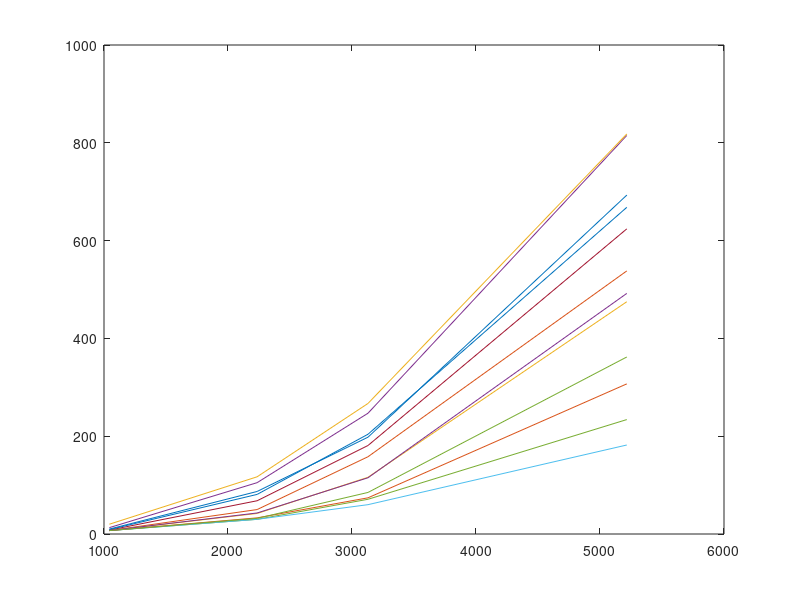

This chart was generated by the following MATLAB code:
a = [10 87 198 693; 7 50 158 538; 7 42 116 475; 13 105 247 815;
    7 30 71 234; 7 30 60 182; 8 68 181 624; 9 81 204 668; 7 33 74 307;
    20 117 267 818; 7 43 115 492; 7 32 85 362];
a = a'
b = [1043 2235 3129 5216]
% r=2 - t=168	10	87	198	693
% r=1.5 - t=168	7	50	158	538
% r=1.5 - t=120	7	42	116	475
% r=3 - t=120	13	105	247	815
% r=1 - t=120	7	30	71	234
% r=1 - t=72	7	30	60	182
% r=2 - t=120	8	68	181	624
% r=3 - t=72	9	81	204	668
% r=1.5 - t=72	7	33	74	307
% r=3 - t=168	20	117	267	818
% r=2 - t=72    7   43  115 492
% r=1 - t=168   7   32  85  362
plot(b,a)